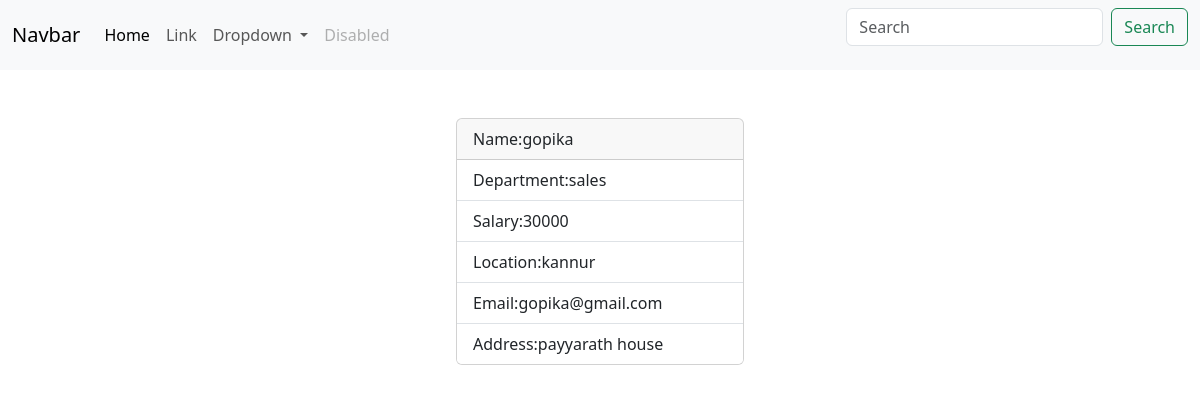
Screenshot of /emp/8/ with the database file from the repository.
### myapp/models.py (models this page shows, shortened)
class Employee(models.Model):
    name=models.CharField(max_length=200)
    department=models.CharField(max_length=200)
    salary=models.PositiveBigIntegerField()
    location=models.CharField(max_length=200)
    email=models.CharField(max_length=200)
    address=models.CharField(max_length=200)

### myapp/views.py (the view)
# urls.py: path('emp/<int:pk>/',views.EmployeeDetailView.as_view(),name="emp-detail"),
class EmployeeDetailView(View):
    def get(self,request,*args,**kwargs):
        id=kwargs.get("pk")
        qs=Employee.objects.get(id=id)
        return render(request,"emp_detail.html",{"data":qs})

### myapp/templates/emp_detail.html (shortened to what this page needs)
{%extends 'base.html'%}
{%block main_block%}
<div class="container mt-5 d-flex justify-content-center">
    <div class="card " style="width: 18rem;">
        <div class="card-header">
            Name:{{data.name}}
        </div>
        <ul class="list-group list-group-flush">
            <li class="list-group-item">Department:{{data.department}}</li>
            <li class="list-group-item">Salary:{{data.salary}}</li>
            <li class="list-group-item">Location:{{data.location}}</li>
            <li class="list-group-item">Email:{{data.email}}</li>
            <li class="list-group-item">Address:{{data.address}}</li>
        </ul>
    </div>
</div>
{%endblock%}

### rows the page displays
Employee: name "gopika", department "sales", salary "30000", location "kannur", email "gopika@gmail.com", address "payyarath house"
